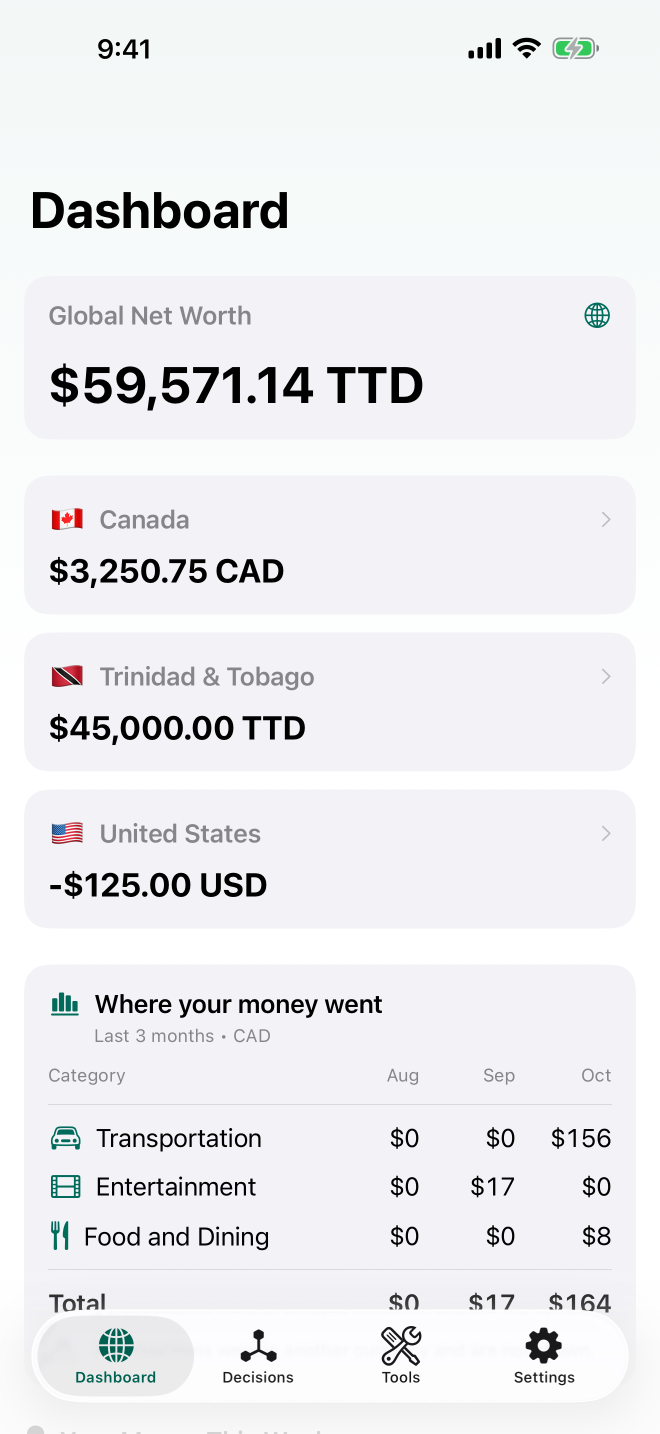
#> input picture App_Store/Screenshots/raw/01-dashboard.png, 1320 x 2868 px (shown at 1/2 size); its folder holds only this picture in this run
$ python make_screenshots.py
#> lines starting #> are read from the running program, lines starting #| are printed output that depends on the picture
#> in main, raw is the input picture: PIL image 1320x2868 RGB; mean R, G, B 235.8, 236.8, 239.6
#!/usr/bin/env python3
"""Builds NomadFi's App Store listing screenshots from the raw captures.

Each raw capture in raw/ (taken by AppStoreScreenshotTests on an iPhone
17 Pro Max simulator) is placed on the brand gradient under its title and
subtitle, then written for App Store Connect's iPhone display classes:

    iPhone-medium-1206x2622/  required ("iPhone with Dynamic Island, medium")
    iPhone-large-1320x2868/   optional ("iPhone with Dynamic Island, large")

Output is opaque RGB PNG — App Store Connect rejects alpha channels.

Run from this folder:  python3 make_screenshots.py   (needs Pillow)
"""

from pathlib import Path

from PIL import Image, ImageDraw, ImageFont

HERE = Path(__file__).parent
FONT = "/System/Library/Fonts/SFNS.ttf"  # SF Pro, variable

# Brand palette (NomadFi asset catalog).
BACKGROUND_TOP = (0x00, 0x35, 0x2D)     # dark brand base
BACKGROUND_BOTTOM = (0x06, 0x11, 0x0F)  # near black
TITLE = (0xFF, 0xFF, 0xFF)              # 13.6:1 on the base
SUBTITLE = (0x33, 0xD4, 0xB5)           # BrandSecondary (dark), 7.3:1 on the base

# Points at @3x: title 36pt / 40pt line, subtitle 20pt / 24pt line.
SCALE = 3
TITLE_SIZE, TITLE_LINE = 36 * SCALE, 40 * SCALE
SUBTITLE_SIZE, SUBTITLE_LINE = 20 * SCALE, 24 * SCALE

SCREENS = [
    ("01-dashboard", "Every country.\nOne net worth.", "Every account, in every currency."),
    ("02-country", "Tap a country.\nSee it all.", "Accounts and spending, by country."),
    ("03-decisions", "Decide before\nyou spend.", "Card and credit checks before you buy."),
    ("04-exchange-rates", "Rates without\nthe guesswork.", "Every pair between your currencies."),
    ("05-tax-vault", "Receipts ready\nfor tax season.", "Scanned on your iPhone. Nothing uploads."),
    ("06-tools", "Every tool,\none tap away.", "Rates, receipts, subscriptions and more."),
]

# No line may span more than this share of the canvas.
MAX_TEXT_WIDTH = 0.88

# App Store Connect's iPhone display classes. "medium" is required; "large"
# keeps the biggest phones sharp instead of scaling up.
SIZES = {
    "iPhone-medium-1206x2622": (1206, 2622),  # Dynamic Island, 6.1-6.3"
    "iPhone-large-1320x2868": (1320, 2868),   # Dynamic Island, 6.7-6.9"
}


def font(size: int, weight: str) -> ImageFont.FreeTypeFont:
    face = ImageFont.truetype(FONT, size)
    face.set_variation_by_name(weight)
    return face


def gradient(size: tuple[int, int]) -> Image.Image:
#> called with size = (1206, 2622)
    width, height = size
    image = Image.new("RGB", size)
#> image: PIL image 1206x2622 RGB; every value is 0
    draw = ImageDraw.Draw(image)
    for y in range(height):
        t = y / (height - 1)
        color = tuple(round(a + (b - a) * t) for a, b in zip(BACKGROUND_TOP, BACKGROUND_BOTTOM))
        draw.line([(0, y), (width, y)], fill=color)
    return image


def centered_lines(draw, lines, face, line_height, top, width, fill) -> int:
    """Draws each line centred; returns the y below the block."""
    for index, line in enumerate(lines):
        if draw.textlength(line, font=face) > width * MAX_TEXT_WIDTH:
            raise ValueError(f"Too wide for the canvas: {line!r}")
        y = top + index * line_height
        draw.text((width / 2, y + line_height / 2), line, font=face, fill=fill, anchor="mm")
    return top + len(lines) * line_height


def compose(raw: Image.Image, title: str, subtitle: str, size: tuple[int, int]) -> Image.Image:
    width, height = size
    canvas = gradient(size)
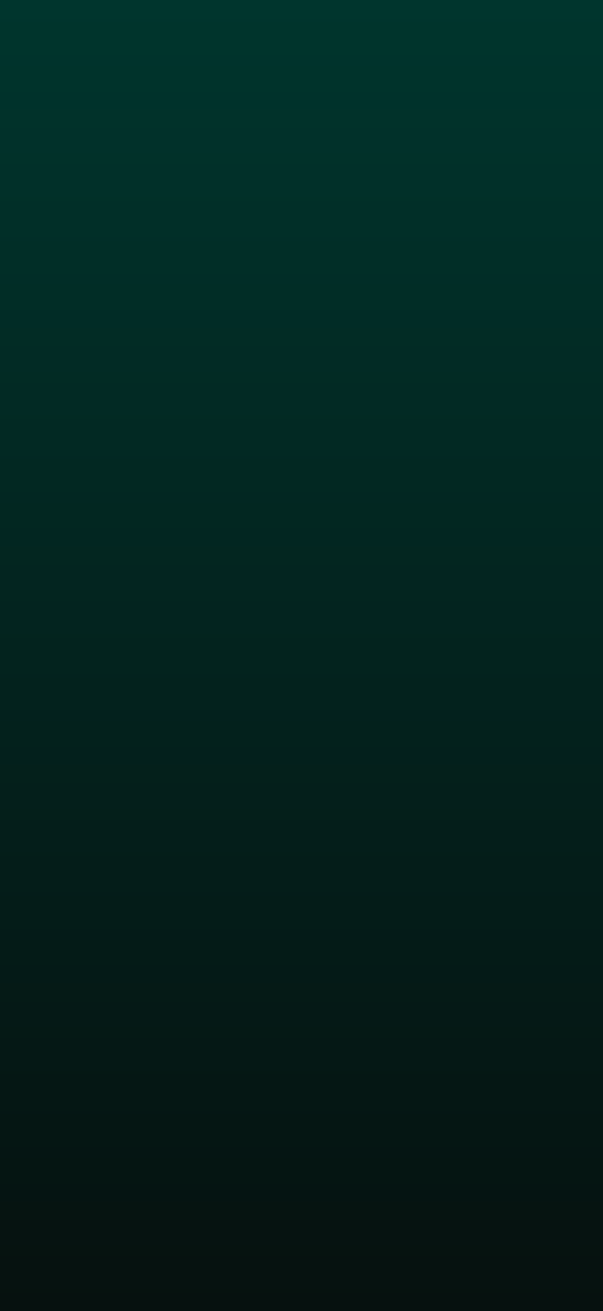
#> canvas: PIL image 1206x2622 RGB (shown at 1/2 size); mean R, G, B 3, 35, 30
    draw = ImageDraw.Draw(canvas)

    # Proportions are relative to the 1284-wide canvas.
    unit = width / 1284
    y = round(150 * unit)
    y = centered_lines(draw, title.split("\n"), font(round(TITLE_SIZE * unit), "Bold"),
                       round(TITLE_LINE * unit), y, width, TITLE)
    y += round(30 * unit)
    y = centered_lines(draw, [subtitle], font(round(SUBTITLE_SIZE * unit), "Regular"),
                       round(SUBTITLE_LINE * unit), y, width, SUBTITLE)

    # The screen, scaled to leave an even margin, with display-like corners.
    top = y + round(70 * unit)
    bottom_margin = round(90 * unit)
    screen_height = height - top - bottom_margin
    screen_width = round(raw.width * screen_height / raw.height)
    screen = raw.convert("RGB").resize((screen_width, screen_height), Image.LANCZOS)

    radius = round(screen_width * 0.11)
    mask = Image.new("L", screen.size, 0)
    ImageDraw.Draw(mask).rounded_rectangle([(0, 0), screen.size], radius=radius, fill=255)
    canvas.paste(screen, ((width - screen_width) // 2, top), mask)
    return canvas


def main() -> None:
    for folder, size in SIZES.items():
        out = HERE / folder
        out.mkdir(exist_ok=True)
        for name, title, subtitle in SCREENS:
            raw = Image.open(HERE / "raw" / f"{name}.png")
            compose(raw, title, subtitle, size).save(out / f"{name}.png", optimize=True)
            print(f"{folder}/{name}.png")


if __name__ == "__main__":
#> (the run stopped early here; a loop or call above may not have finished)
